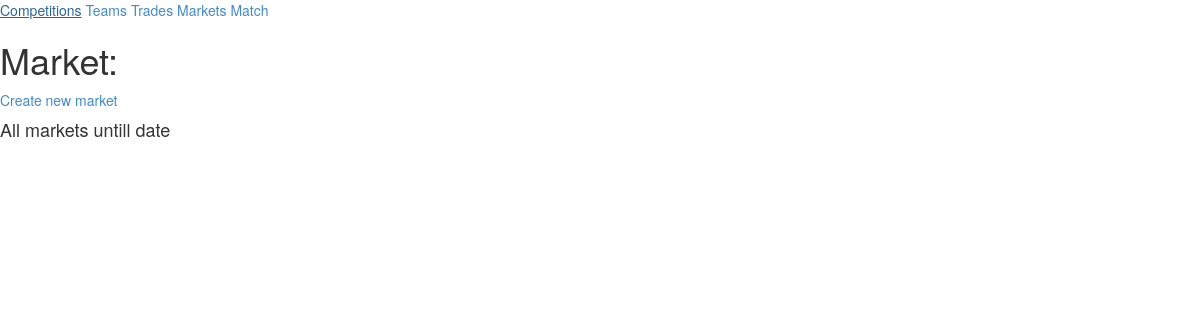
The app's page /Market/, older data.
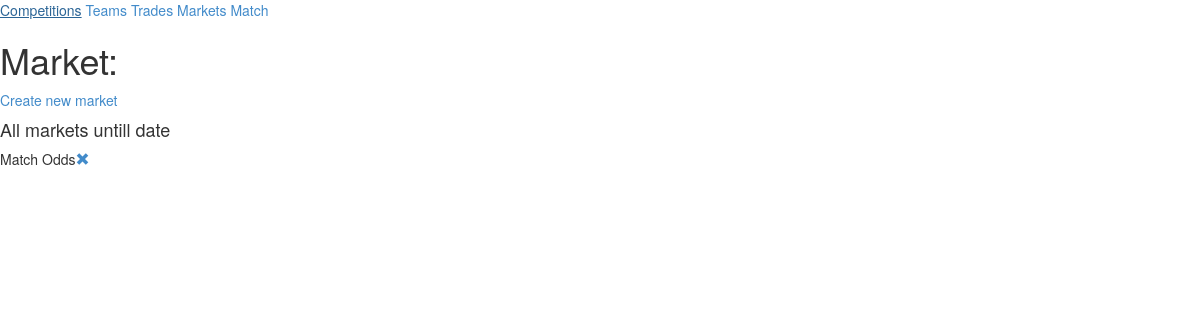
The same page, newer data.
### market/models.py (models this page shows, shortened)
class Market(models.Model):
    market_name = CharField(max_length=20)

### market/views.py (the view)
def index(request):
    allMarkets = Market.objects.all()
    context = RequestContext(request,
                             {'allMarkets': allMarkets}
    )
    return render(request, 'market/index.html', context)

### market/templates/market/index.html
{% extends "gba_menu.html" %}
{% block screenMenu %}
<h1>Market:</h1>
{% endblock %}
{% block content %}
<a href="{% url 'market:new' %}"> Create new market</a><br>
<h4>All markets untill date</h4>
<table>
{% for market in allMarkets %}
    <tr>
        <td> {{ market.market_name }} </td>
        <td ><a href="{% url 'market:index' %}"><span class="glyphicon glyphicon-remove" style="cursor: pointer;"></span></a></td>
    </tr>
{% endfor %}
{% endblock %}

Row changes from the older to the newer data that the page shows:
added Market: market_name "Match Odds"
